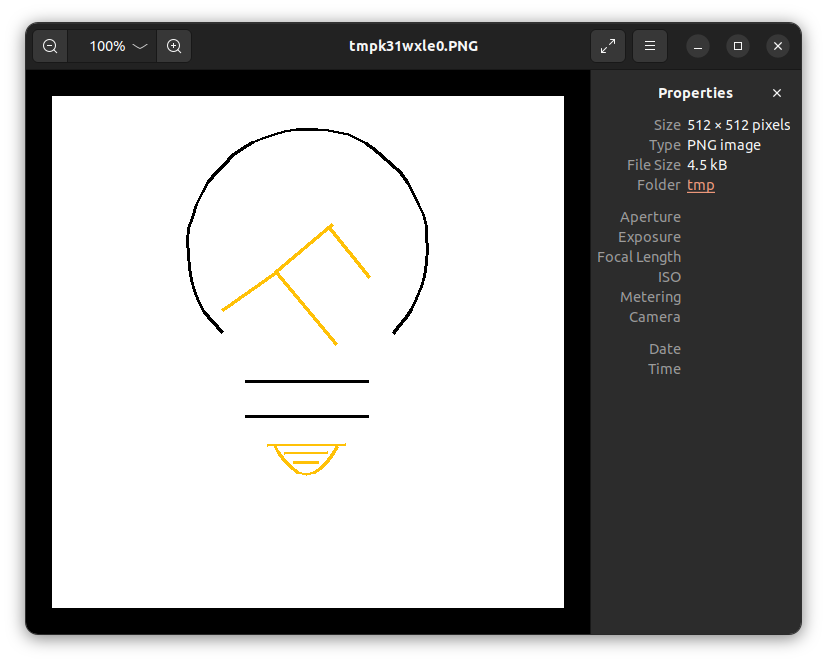
#> input picture task-10/final.png, 827 x 663 px
$ python main.py
#> lines starting #> are read from the running program, lines starting #| are printed output that depends on the picture
import os
import cv2
from PIL import Image, ImageDraw

final = Image.open("final.png")
#> final is the input picture: PIL image 827x663 RGBA; mean R, G, B, A 134, 133.8, 133.2, 223.4
draw = ImageDraw.Draw(final)
draw.rectangle((0, 0, 512, 512), fill=(255, 255, 255, 0))

detector = cv2.SimpleBlobDetector_create(cv2.SimpleBlobDetector_Params())

(x1, y1) = (0, 0)
(x2, y2) = (0, 0)
reset = True

index = 0
color = None

while index<97:
	index += 1
	path = "assets/Layer "+ str(index)+".png"

	if not os.path.exists(path):
		continue

	x2 = x1
	y2 = y1
	img = cv2.imread(path, cv2.COLOR_RGB2BGR)
	grayscale = cv2.cvtColor(img, cv2.COLOR_RGB2GRAY)

	points = detector.detect(grayscale)
	if len(points) == 0:
		reset = True
		continue
	else:
		(x1, y1) = points[0].pt
		x1 = round(x1)
		y1 = round(y1)
		color = img[y1, x1]

	if reset == False:
		draw.line((x1, y1, x2, y2), fill=(color[2], color[1], color[0], 0), width=3)

	reset = False


final.show()
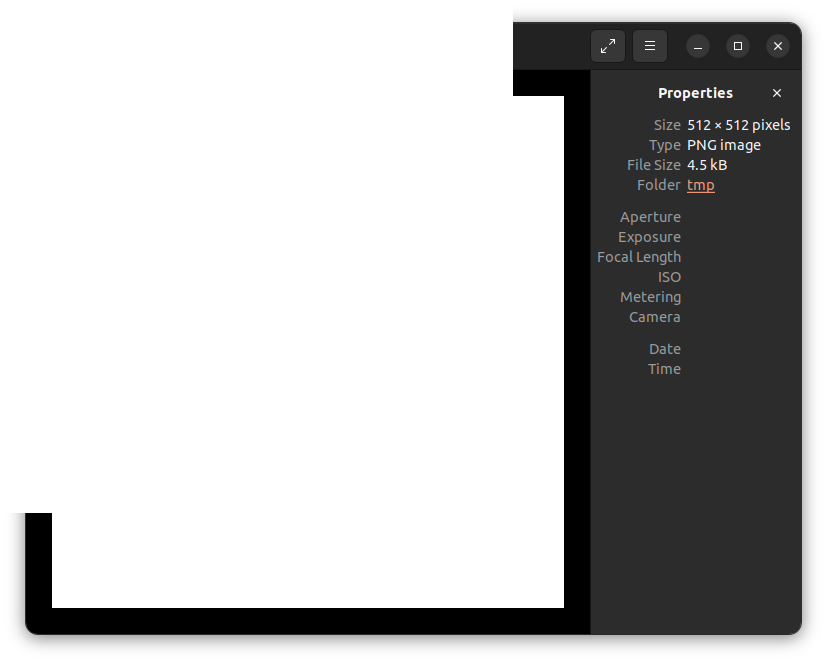
#> shown: PIL image 827x663 RGBA; mean R, G, B, A 166.2, 166.2, 166.2, 111.5; transparent parts drawn white
